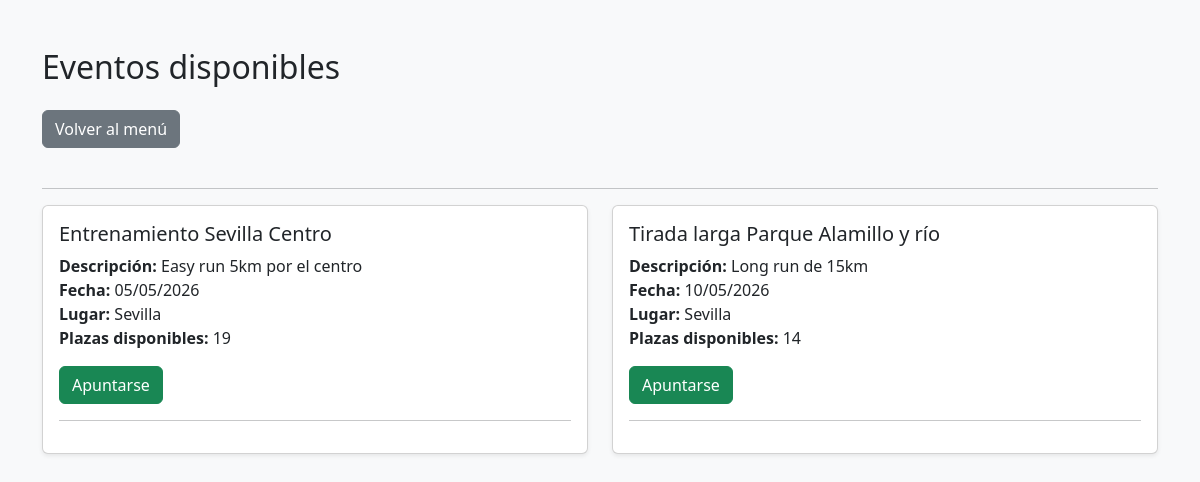
/runclub/eventos.php (signed in), run on the app's committed database.
### tables this page shows
CREATE TABLE `eventos` (
  `id` int(11) NOT NULL,
  `nombre` varchar(100) NOT NULL,
  `descripcion` text NOT NULL,
  `fecha` date NOT NULL,
  `lugar` varchar(100) NOT NULL,
  `plazas` int(11) NOT NULL,
  `created_at` timestamp NOT NULL DEFAULT current_timestamp()
);

### runclub/eventos.php (the view, shortened to what this page needs)
<?php
include("conexion.php");
$sql = "SELECT * FROM eventos
        WHERE fecha >= CURDATE()
        ORDER BY fecha ASC";
$resultado = $conn->query($sql);
?>
<!DOCTYPE html>
<html>
<head>
    <link href="https://cdn.jsdelivr.net/npm/bootstrap@5.3.2/dist/css/bootstrap.min.css" rel="stylesheet">
</head>
<body class="bg-light">
<div class="container mt-5">
<h2 class="mb-4">Eventos disponibles</h2>
<a href="dashboard.php" class="btn btn-secondary mb-4">Volver al menú</a>
<hr>
<?php
if ($resultado->num_rows > 0) {
   echo "<div class='row'>";
while ($evento = $resultado->fetch_assoc()) {
    $fecha_formateada = date("d/m/Y", strtotime($evento["fecha"]));
    echo "<div class='col-md-6'>";
    echo "<div class='card mb-4 shadow-sm'>";
    echo "<div class='card-body'>";
    echo "<h5 class='card-title'>" . $evento["nombre"] . "</h5>";
    echo "<p class='card-text'>";
    echo "<strong>Descripción:</strong> " . $evento["descripcion"] . "<br>";
    echo "<strong>Fecha:</strong> " . $fecha_formateada . "<br>";
    echo "<strong>Lugar:</strong> " . $evento["lugar"] . "<br>";
    echo "<strong>Plazas disponibles:</strong> " . $evento["plazas"];
    echo "</p>";
    $usuario_id = $_SESSION["id"];
    $evento_id = $evento["id"];
$consulta_inscrito = "SELECT * FROM inscripciones
                      WHERE usuario_id = '$usuario_id'
                      AND evento_id = '$evento_id'";
$resultado_inscrito = $conn->query($consulta_inscrito);
if ($resultado_inscrito->num_rows > 0) {
    echo "<p class='text-primary'><strong>Ya estás inscrito.</strong></p>";
} elseif ($evento["plazas"] <= 0) {
    echo "<p class='text-danger'><strong>Evento completo.</strong></p>";
} else {
    echo "<form method='POST' action=''>";
    echo "<button class='btn btn-success' type='submit' name='apuntarse'>Apuntarse</button>";
    echo "</form>";
}
    echo "<hr>";
    echo "</div>";
    echo "</div>";
    echo "</div>";
}
    echo "</div>";
} else {
    echo "No hay eventos disponibles.";
}
?>
</div>
</body>
</html>

### data on the page
eventos: nombre "Entrenamiento Sevilla Centro", descripcion "Easy run 5km por el centro", fecha "05/05/2026", lugar "Sevilla", plazas "19"
eventos: nombre "Tirada larga Parque Alamillo y río", descripcion "Long run de 15km", fecha "10/05/2026", lugar "Sevilla", plazas "14"
